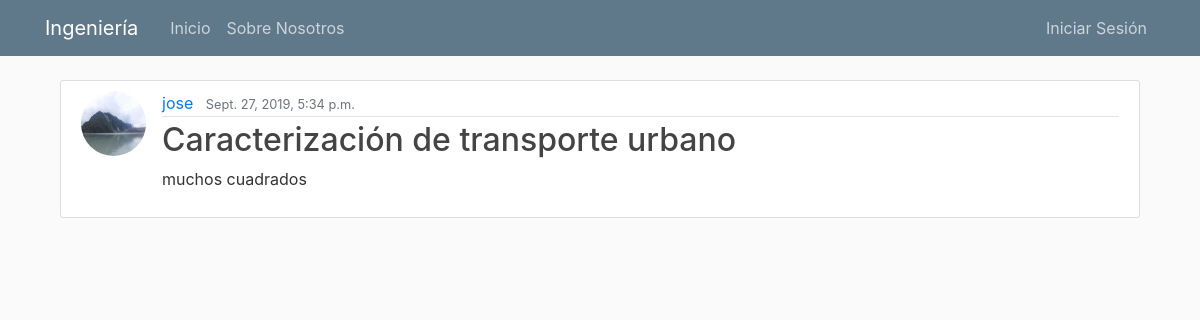
Before: /presentation/8/ with the older database file.
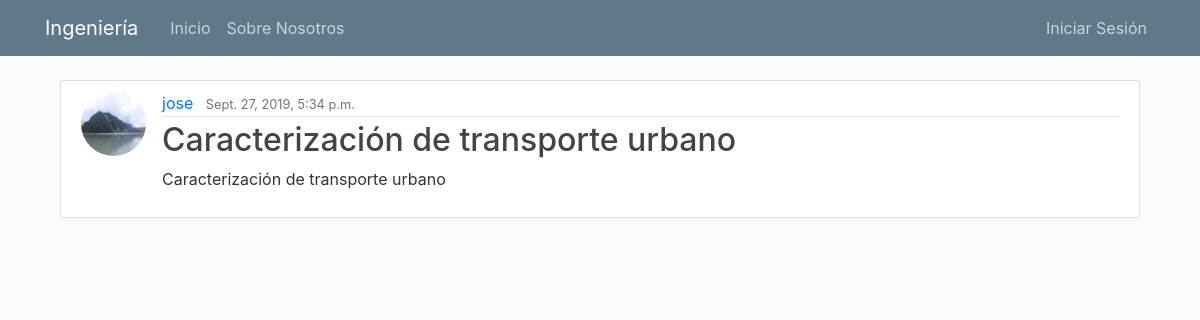
After: the same page with the newer database file.
### blog/models.py (models this page shows, shortened)
class Presentation(models.Model):
    postDetail = models.ForeignKey(PostDetail, on_delete=models.CASCADE)
    presentation_title = models.CharField(max_length=100)
    presentation_content = models.TextField()

class PostDetail(models.Model):
    post = models.ForeignKey(Post, on_delete=models.CASCADE)
    postDetail_title = models.CharField(max_length=100)
    postDetail_content = models.TextField()

class Post(models.Model):
    title = models.CharField(max_length=100)
    content = models.TextField()
    date_posted = models.DateTimeField(default=timezone.now)
    author = models.ForeignKey(User, on_delete=models.CASCADE)
    paper = models.TextField(verbose_name="link to the paper", default="https://docs.djangoproject.com/en/2.2/topics/db/models/")
    CATEGORIAS = (
        ('L', 'Logistica'),
        ('H', 'Hospitales'),
        ('A', 'Ambiente'),
    )
    category = models.CharField(max_length=1, choices=CATEGORIAS, default="L")

### user/models.py (models this page shows, shortened)
class Profile(models.Model):
    user = models.OneToOneField(User, on_delete=models.CASCADE)
    image = models.ImageField(default='default.jpg', upload_to='profile_pics')

### blog/views.py (the view)
# urls.py: path('presentation/<int:pk>/', PresentationDetail.as_view(), name='presentation-detail'),
class PresentationDetail(DetailView):
    model = Presentation_ImageOnline
    template_name = "blog/presentation_detail.html"  # <app>/<model>_<viewtype>.html

### blog/templates/blog/presentation_detail.html (shortened to what this page needs)
{% extends "blog/base.html" %}
{% block content %}
<article class="media content-section">
    <img class="rounded-circle article-img" src="{{ object.postDetail.post.author.profile.image.url }}">
    <div class="media-body" style="width:80%;">
        <div class="article-metadata">
            <a class="mr-2" href="#">{{ object.postDetail.post.author }}</a>
            <small class="text-muted">{{ object.postDetail.post.date_posted }}</small>
        </div>
        <h2 class="article-title">{{ object.presentation_title }}</h2>
        <p class="article-content" >{{ object.presentation_content }}</p>
    </div>
</article>
{% endblock content %}

Changed rows visible on the page:
changed Presentation "Caracterización de transporte urbano": presentation_content "muchos cuadrados" → "Caracterización de transporte urbano"
